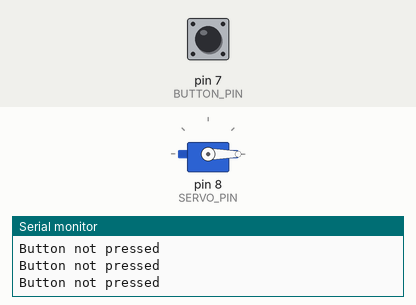
Simulated run of this sketch. Board: Arduino Uno, built with avr-gcc and run on an emulated ATmega328P. On the bench: servo, the last lines printed to the serial monitor. The inputs (shaded band) are chosen by the test bench; at power-on: pin 7 (BUTTON_PIN) LOW.

Above: at 1.2 s.
1.3 s: pin 7 (BUTTON_PIN) pulled HIGH for 0.15 s
At 2.0 s:
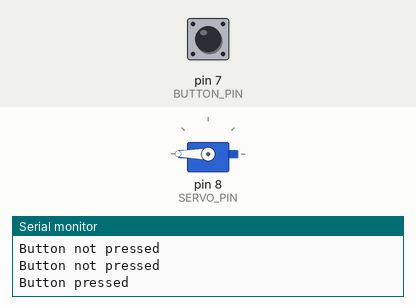
Timing chart, 0 to 7.8 s (numbered marks = the images above; inputs shaded):
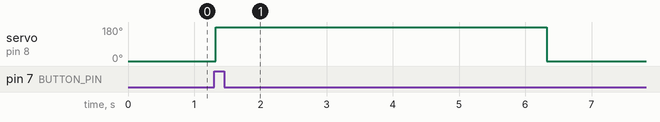

Measured:
- after the input at 1.3 s, servo on pin 8 (SERVO_PIN): 0° → 180° at once, → 0° 5.0 s later

The sketch:

MicroServoWithButton.ino
```cpp
#include <Servo.h>

#define SERVO_PIN 8
#define BUTTON_PIN 7
#define SERVO_ANGLE 180

Servo servo;

void setup()
{
    Serial.begin(9600);
    pinMode(BUTTON_PIN, INPUT);
    servo.attach(SERVO_PIN);
}

void loop()
{
    int inputValue = digitalRead(BUTTON_PIN);

    if (inputValue == HIGH) {
        Serial.println("Button pressed");
        servo.write(SERVO_ANGLE);
        delay(5000);
    }
    else
    {
        Serial.println("Button not pressed");
    }
    servo.write(0);
}
```
